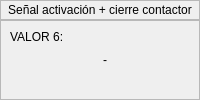
                  <widget class="QWidget" name="page_info6">
                   <layout class="QVBoxLayout" name="verticalLayout_21">
                    <property name="spacing">
                     <number>0</number>
                    </property>
                    <property name="leftMargin">
                     <number>0</number>
                    </property>
                    <property name="topMargin">
                     <number>0</number>
                    </property>
                    <property name="rightMargin">
                     <number>0</number>
                    </property>
                    <property name="bottomMargin">
                     <number>0</number>
                    </property>
                    <item>
                     <widget class="QFrame" name="frame_inf1_6">
                      <property name="minimumSize">
                       <size>
                        <width>0</width>
                        <height>20</height>
                       </size>
                      </property>
                      <property name="frameShape">
                       <enum>QFrame::StyledPanel</enum>
                      </property>
                      <property name="frameShadow">
                       <enum>QFrame::Raised</enum>
                      </property>
                      <layout class="QHBoxLayout" name="horizontalLayout_9">
                       <property name="spacing">
                        <number>0</number>
                       </property>
                       <property name="leftMargin">
                        <number>0</number>
                       </property>
                       <property name="topMargin">
                        <number>0</number>
                       </property>
                       <property name="rightMargin">
                        <number>0</number>
                       </property>
                       <property name="bottomMargin">
                        <number>0</number>
                       </property>
                       <item>
                        <widget class="QLabel" name="label_info1_6">
                         <property name="text">
                          <string>Señal activación + cierre contactor</string>
                         </property>
                         <property name="alignment">
                          <set>Qt::AlignCenter</set>
                         </property>
                        </widget>
                       </item>
                      </layout>
                     </widget>
                    </item>
                    <item>
                     <widget class="QFrame" name="frame_inf2_6">
                      <property name="sizePolicy">
                       <sizepolicy hsizetype="Preferred" vsizetype="Expanding">
                        <horstretch>0</horstretch>
                        <verstretch>0</verstretch>
                       </sizepolicy>
                      </property>
                      <property name="frameShape">
                       <enum>QFrame::StyledPanel</enum>
                      </property>
                      <property name="frameShadow">
                       <enum>QFrame::Raised</enum>
                      </property>
                      <layout class="QHBoxLayout" name="horizontalLayout_42">
                       <item>
                        <widget class="QLabel" name="label_info2_6">
                         <property name="text">
                          <string>VALOR 6:</string>
                         </property>
                         <property name="alignment">
                          <set>Qt::AlignLeading|Qt::AlignLeft|Qt::AlignTop</set>
                         </property>
                        </widget>
                       </item>
                       <item>
                        <widget class="QLabel" name="label_6">
                         <property name="text">
                          <string>-</string>
                         </property>
                        </widget>
                       </item>
                      </layout>
                     </widget>
                    </item>
                   </layout>
                  </widget>
